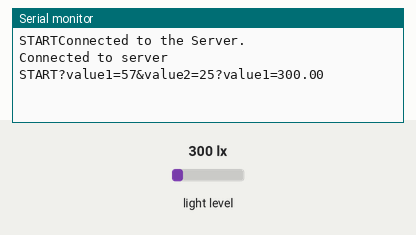
This sketch was run on a simulated Arduino MKR. Shown: the last lines printed to the serial monitor. Inputs (shaded band) come from the test bench; at power-on: light level 300 lx. WiFi joins after 1.5 s; servers stay silent unless stated; web services answer with replies made up by the test bench.

Above: at 2.9 s.
3.0 s: light level set to 480 lx
At 5.5 s:
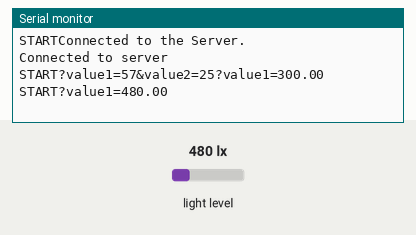
9.2 s: light level set to 518 lx
At 11.4 s:
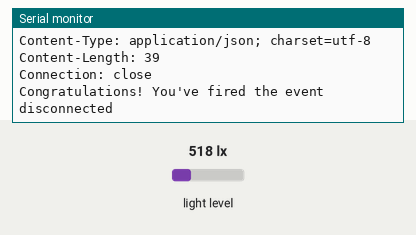

The sketch:

task_3.2C.ino
```cpp
#include <WiFiNINA.h>
#include <BH1750.h>
#include <Wire.h>

char ssid[] = "Pardeep_4g";
char password[] = "25141810";

WiFiClient client;
BH1750 lightMeter;

char HOST_NAME[] = "maker.ifttt.com";
String PATH_NAME = "/trigger/sunlight/with/key/eF4h04_aJjosUfI7tzeUZ1CvZsh9ZeK6im927MYtbb5";
String queryString = "?value1=57&value2=25";

void setup() {
  Serial.begin(9600);
  Serial.print("START");
  while(!Serial);
  WiFi.begin(ssid, password);
  Wire.begin();
  while(true)
  {
    if(client.connect(HOST_NAME, 80))
    {
      Serial.println("Connected to the Server.");
      break;
    }
    else
    {
      Serial.println("Connection failed.");
    }
    delay(500);
  }
  lightMeter.begin();
  Serial.println("Connected to server");
}

void loop() {
  Serial.print("START");
  float intensity = lightMeter.readLightLevel();
  queryString += "?value1=";
  queryString += intensity;
  Serial.println(queryString);

  if(intensity > 500)
  {
    client.println("GET " + PATH_NAME + queryString + " HTTP/1.1");
    client.println("Host: " + String(HOST_NAME));
    client.println("Connection: close");
    client.println();

    while(client.connected())
    {
      if(client.available())
      {
        char response = client.read();
        Serial.print(response);
      }
    }
    client.stop();
    Serial.println();
    Serial.println("disconnected");
  }
  queryString = "";
  delay(3000);
}
```

Measured:
- the behaviour switches between 500 and 501 lx on light level (found by bisection; images 1 and 2)
- after the input at 3.0 s, the serial monitor: prints a new line after 1.7 s (image 1)
- after the input at 9.2 s, the serial monitor: prints a new line after 1.5 s (image 2)
